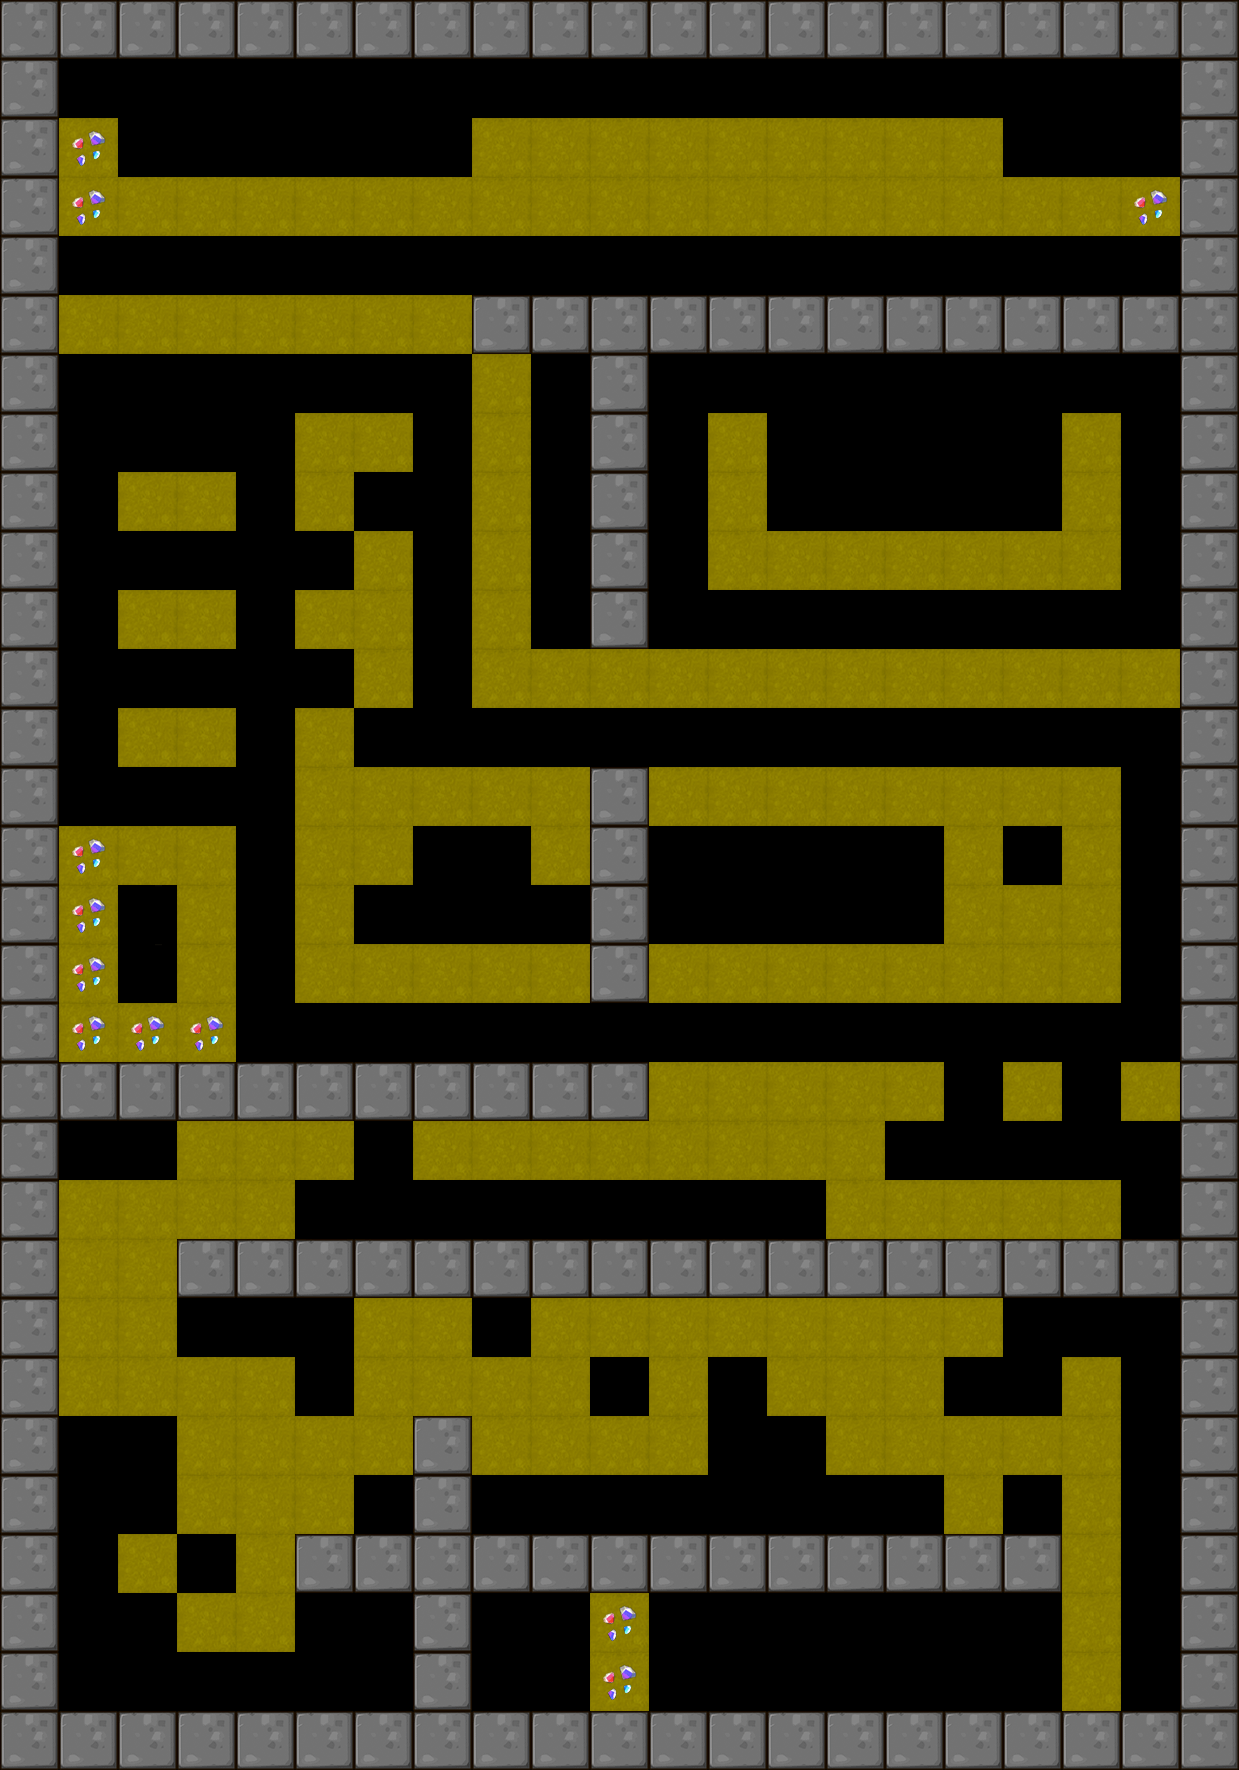

Below is a game level as drawn by its tile map, then a one-line description and the .tmx that defines it (tile-layer data replaced by summaries):
An orthogonal 21x30 tile map with 59x59 px tiles, 1 tile layer (BackGround) and 11 objects (4x Tracker, 4x Shipper, 2x Hammer, Player).

<map version="1.0" orientation="orthogonal" renderorder="right-down" width="21" height="30" tilewidth="59" tileheight="59">
 <tileset firstgid="1" name="itemmap" tilewidth="59" tileheight="59">
  <image source="tileset2.png" trans="ff00ff" width="354" height="354" />
 </tileset>
 <layer name="BackGround" width="21" height="30">
  <data>[630 cells, 483 non-empty, 13 distinct tile ids]</data>
 </layer>
 <objectgroup name="RobotCharacter">
  <object name="Player" x="539.821" y="245.553" width="40" height="40" />
 </objectgroup>
 <objectgroup name="EnemyCharacter">
  <object name="Tracker" type="Tracker" x="597.275" y="64.8329" width="40" height="40" />
  <object name="Hammer" type="Hammer" x="833.069" y="832.413" width="40" height="40" />
  <object name="Hammer" type="Hammer" x="1129.2" y="1313.56" width="40" height="40" />
  <object name="Tracker" type="Tracker" x="179.614" y="364.885" width="40" height="40" />
  <object name="Tracker" type="Tracker" x="428.916" y="711.988" width="40" height="40" />
  <object name="Shipper" type="Shipper" x="773.317" y="601.082" width="40" height="40" />
  <object name="Shipper" type="Shipper" x="652.442" y="585.399" width="40" height="40" />
  <object name="Shipper" type="Shipper" x="898.773" y="1607.38" width="40" height="40" />
  <object name="Shipper" type="Shipper" x="771.655" y="1657.47" width="40" height="40" />
  <object name="Tracker" type="Tracker" x="1125.33" y="717.791" width="40" height="40" />
 </objectgroup>
</map>
